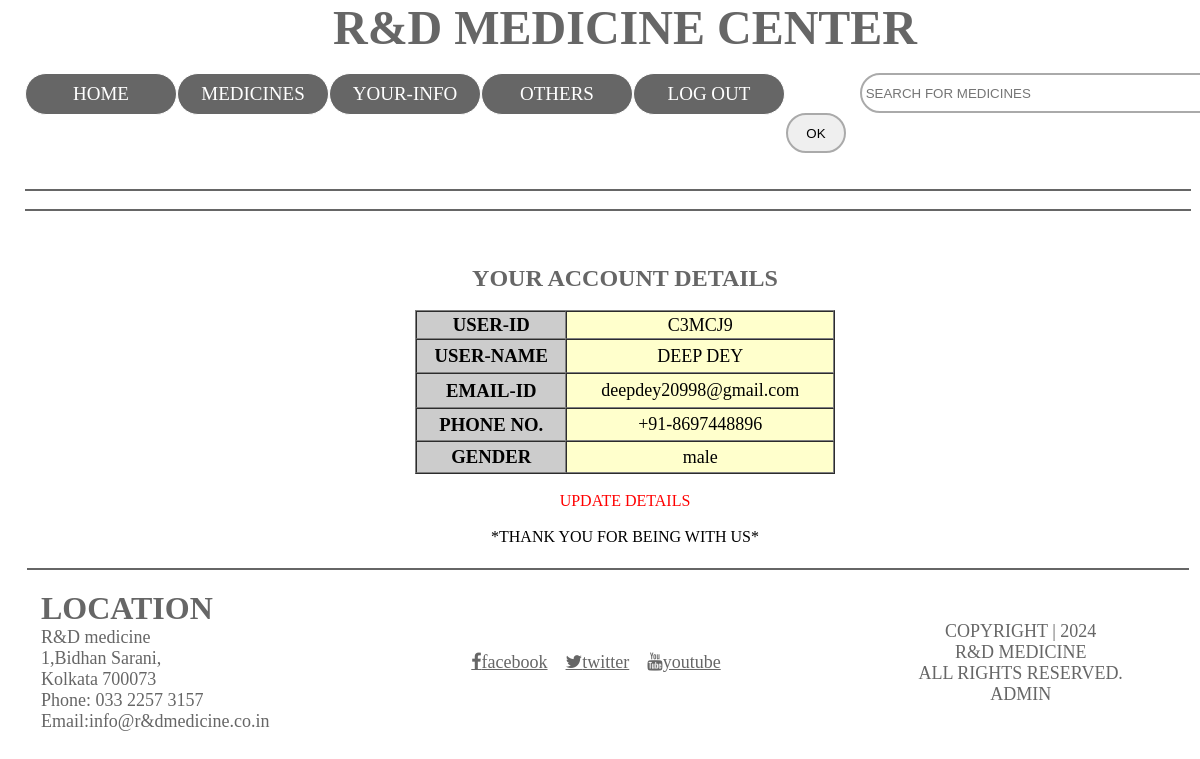
Screenshot of /ACCDETAILS.php (signed in) with the database file from the repository.
### tables this page shows
CREATE TABLE IF NOT EXISTS `reg` (
  `ID` int(11) NOT NULL AUTO_INCREMENT,
  `UNAME` text NOT NULL,
  `PASSWORD` text NOT NULL,
  `GMAIL` text NOT NULL,
  `GENDER` text NOT NULL,
  `PH` text NOT NULL,
  PRIMARY KEY (`ID`)
);

### ACCDETAILS.php (the view, shortened to what this page needs)
<?php
if(isset($_SESSION['gmail']))
		{
			include('HEADERS\HEADERL.php');
		}
	else
		{
			?>
	<script>
	window.location = "LOGIN.php";
    </script>
    <?php
		}
$GMAIL=$_SESSION['gmail'];
?>
<HTML>
<body link="white" vlink="#FFFFFF">
  <br>
		<strong><font color="#666666" size="5"><CENTER>YOUR ACCOUNT DETAILS</FONT></strong><br><br>
<table width="35%" border="1" align="center" cellpadding="4" cellspacing="0">
<?php
				include('HEADERS\CONNECTION.php');
				$query6="Select * from reg where GMAIL='".$GMAIL."'";
				$result= mysqli_query($dbc,$query6);
				$row_value= mysqli_fetch_array($result);
				?>
  <tr>
    <TD width="36%" bgcolor="#CCCCCC" align="center"><h3><strong>USER-ID</strong></h3></TD>
    <td width="64%" height="28" bgcolor="#FFFFCC" align="center"><FONT SIZE=4>C3MCJ<?php echo $row_value['ID'];?></FONT></td>
  </tr>
  <tr>
    <TD width="36%" bgcolor="#CCCCCC" align="center"><h3><strong>USER-NAME</strong></h3></TD>
    <td width="64%" height="34" bgcolor="#FFFFCC" align="center"><FONT SIZE=4><?php echo $row_value['UNAME'];?></FONT></td>
  </tr>
  <tr>
    <TD width="36%" bgcolor="#CCCCCC" align="center"><h3><strong>EMAIL-ID</strong></h3></TD>
    <td width="64%" height="35" bgcolor="#FFFFCC" align="center"><FONT SIZE=4><?php echo $row_value['GMAIL'];?></FONT></td>
  </tr>
  <tr>
    <TD width="36%" bgcolor="#CCCCCC" align="center"><h3><strong>PHONE NO.</strong></h3></TD>
    <td width="64%" height="33" bgcolor="#FFFFCC" align="center"><FONT SIZE=4>+91-<?php echo $row_value['PH'];?></FONT></td>
  </tr>
  <tr>
    <TD width="36%" bgcolor="#CCCCCC" align="center"><h3><strong>GENDER</strong></h3></TD>
    <td width="64%" height="32" bgcolor="#FFFFCC" align="center"><FONT SIZE=4><?php echo $row_value['GENDER'];?></FONT></td>
  </tr>
    </table><BR>
<p><a href="UPDATEACC.php"><font color="#FF0000">UPDATE DETAILS</font></a></p><BR>
<p>*THANK YOU FOR BEING WITH US*</p></CENTER>
</body>
</html>
<?php
include('HEADERS\BOTTOMHEADER2.php');
?>

### HEADERS/HEADERL.php (style rules this page uses)
body { margin-left: 20px; width:100%; overflow-x:hidden; height: 100%; }
* { margin: 0px; padding: 0px; }

### HEADERS/BOTTOMHEADER2.php (style rules this page uses)
body { width:100%; margin-left: 25px; overflow-x:hidden; }

### rows the page displays
reg: ID "9", UNAME "DEEP DEY", GMAIL "deepdey20998@gmail.com", PH "8697448896", GENDER "male"
